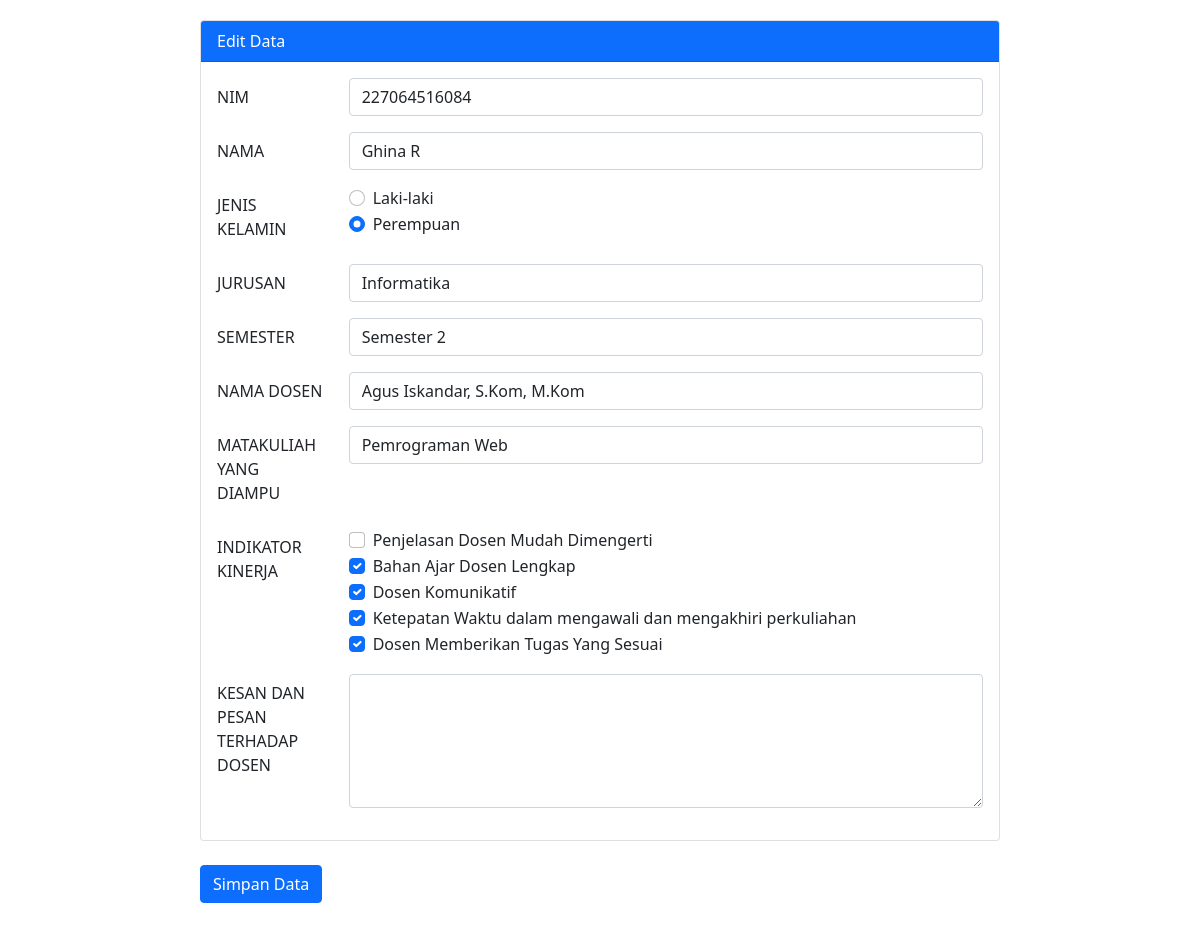
/edit.php?op=edit&id=1, run on the app's committed database.
### tables this page shows
CREATE TABLE `dt_penilaian` (
  `ID` int(25) NOT NULL,
  `NIM` varchar(25) NOT NULL,
  `NAMA` varchar(30) NOT NULL,
  `JENIS_KELAMIN` varchar(20) NOT NULL,
  `JURUSAN` varchar(35) NOT NULL,
  `SEMESTER` varchar(20) NOT NULL,
  `NAMA_DOSEN` varchar(70) NOT NULL,
  `MATAKULIAH_YANG_DIAMPU` varchar(50) NOT NULL,
  `INDIKATOR_KINERJA_UTAMA` varchar(300) NOT NULL,
  `KESAN_DAN_PESAN` varchar(90) NOT NULL
);

### edit.php (the view, shortened to what this page needs)
<?php
$host = "localhost";
$user = "root";
$pass = "";
$db = "penilaian";
$koneksi =mysqli_connect($host,$user,$pass,$db);
$NIM            = "";
$NAMA           = "";
$JURUSAN        = "";
$SEMESTER       = "";
$NAMA_DOSEN     = "";
$MATAKULIAH_YANG_DIAMPU     = "";
if (isset($_GET['op'])) {
    $op= $_GET['op'];
}
else {
    $op="";
}
if ($op=='edit') {
    $id=$_GET['id'];
    $sql1 = "select * from dt_penilaian where id='$id' ";
    $q1 = mysqli_query($koneksi,$sql1);
    $r1= mysqli_fetch_array ($q1);
    $NIM            = $r1['NIM'];
    $NAMA           = $r1['NAMA'];
    $JURUSAN        = $r1['JURUSAN'];
    $SEMESTER       = $r1['SEMESTER'];
    $NAMA_DOSEN     = $r1['NAMA_DOSEN'];
    $MATAKULIAH_YANG_DIAMPU    = $r1['MATAKULIAH_YANG_DIAMPU'];
}
?>
<!DOCTYPE html>
<html lang="en">
<head>
    <link href="https://cdn.jsdelivr.net/npm/bootstrap@5.0.2/dist/css/bootstrap.min.css" rel="stylesheet">
</head>
<body>
    <div class="mx-auto">
        <div class="card">
            <div class="card-header text-white bg-primary">
                Edit Data
            </div>
            <div class="card-body">
                <form action="" method="POST">
                <div class="mb-3 row">
                    <label for="NIM" class="col-sm-2 col-form-label">NIM</label>
                    <div class="col-sm-10">
                        <input type="text"  class="form-control" id="NIM" name="NIM" value="<?php echo $NIM ?>">
                    </div>
                </div>
                <div class="mb-3 row">
                    <label for="NAMA" class="col-sm-2 col-form-label">NAMA</label>
                    <div class="col-sm-10">
                        <input type="text"  class="form-control" id="NAMA" name="NAMA" value="<?php echo $NAMA ?>">
                    </div>
                </div>
                <div class="mb-3 row">
                    <label for="JENIS_KELAMIN" class="col-sm-2 col-form-label">JENIS KELAMIN</label>
                    <div class="col-sm-10">
                        <div class="form-check">
                            <input class="form-check-input" type="radio" name="JENIS_KELAMIN" value="Laki-laki" id="Laki-laki">
                            <label class="form-check-label" for="Laki-laki">
                                Laki-laki
                            </label>
                        </div>
                        <div class="form-check">
                            <input class="form-check-input" type="radio" name="JENIS_KELAMIN" value="Perempuan" id="Perempuan" checked>
                            <label class="form-check-label" for="Perempuan">
                                Perempuan
                            </label>
                        </div>
                    </div>
                </div>
                <div class="mb-3 row">
                    <label for="JURUSAN" class="col-sm-2 col-form-label">JURUSAN</label>
                    <div class="col-sm-10">
                        <input type="text"  class="form-control" id="JURUSAN" name="JURUSAN" value="<?php echo $JURUSAN ?>">
                    </div>
                </div>
                <div class="mb-3 row">
                    <label for="SEMESTER" class="col-sm-2 col-form-label">SEMESTER</label>
                    <div class="col-sm-10">
                        <select class="form-control" name="SEMESTER"  id="SEMESTER">
                            <option value="2" <?php if ($SEMESTER=="2") echo "Selected" ?>>Semester 2</option>
                        </select>
                    </div>
                </div>
                <div class="mb-3 row">
                    <label for="NAMA_DOSEN" class="col-sm-2 col-form-label">NAMA DOSEN</label>
                    <div class="col-sm-10">
                        <select class="form-control" name="NAMA_DOSEN" id="NAMA_DOSEN">
                            <option value="Agus Iskandar, S.Kom, M.Kom" <?php if ($NAMA_DOSEN=="Agus Iskandar, S.Kom, M.Kom") echo "Selected" ?>>Agus Iskandar, S.Kom, M.Kom</option>
                        </select>
                    </div>
                </div>
                <div class="mb-3 row">
                    <label for="MATAKULIAH_YANG_DIAMPU" class="col-sm-2 col-form-label">MATAKULIAH YANG DIAMPU</label>
                    <div class="col-sm-10">
                        <select class="form-control" name="MATAKULIAH_YANG_DIAMPU" id="MATAKULIAH_YANG_DIAMPU">
                            <option value="Pemrograman Web" <?php if ($MATAKULIAH_YANG_DIAMPU=="Pemrograman Web") echo "Selected" ?>>Pemrograman Web</option>
                        </select>
                    </div>
                </div>
                <div class="mb-3 row">
                    <label for="INDIKATOR_KINERJA_UTAMA[]" class="col-sm-2 col-form-label">INDIKATOR KINERJA</label>
                    <div class="col-sm-10">
                        <div class="form-check">
                            <input class="form-check-input" type="checkbox" name="INDIKATOR_KINERJA_UTAMA[]" value="Penjelasan Dosen Mudah Dimengerti" id="Penjelasan Dosen Mudah Dimengerti">
                                <label class="form-check-label" for="Penjelasan Dosen Mudah Dimengerti">
                                    Penjelasan Dosen Mudah Dimengerti
                                </label>
                        </div>
                        <div class="form-check">
                            <input class="form-check-input" type="checkbox" name="INDIKATOR_KINERJA_UTAMA[]" value="Bahan Ajar Dosen Lengkap" id="Bahan Ajar Dosen Lengkap" checked>
                                <label class="form-check-label" for="Bahan Ajar Dosen Lengkap">
                                    Bahan Ajar Dosen Lengkap
                                </label>
                        </div>
                        <div class="form-check">
                            <input class="form-check-input" type="checkbox" name="INDIKATOR_KINERJA_UTAMA[]" value="Dosen Komunikatif" id="Dosen Komunikatif" checked>
                                <label class="form-check-label" for="Dosen Komunikatif">
                                    Dosen Komunikatif
                                </label>
                        </div>
                        <div class="form-check">
                            <input class="form-check-input" type="checkbox" name="INDIKATOR_KINERJA_UTAMA[]" value="Ketepatan Waktu dalam mengawali dan mengakhiri perkuliahan" id="Ketepatan Waktu dalam mengawali dan mengakhiri perkuliahan" checked>
                                <label class="form-check-label" for="Ketepatan Waktu dalam mengawali dan mengakhiri perkuliahan">
                                    Ketepatan Waktu dalam mengawali dan mengakhiri perkuliahan
                                </label>
                        </div>
                        <div class="form-check">
                            <input class="form-check-input" type="checkbox" name="INDIKATOR_KINERJA_UTAMA[]" value="Dosen Memberikan Tugas Yang Sesuai" id="Dosen Memberikan Tugas Yang Sesuai" checked>
                                <label class="form-check-label" for="Dosen Memberikan Tugas Yang Sesuai">
                                    Dosen Memberikan Tugas Yang Sesuai
                                </label>
                        </div>
                    </div>
                </div>
                <div class="mb-3 row">
                    <label for="KESAN_DAN_PESAN" class="col-sm-2 col-form-label">KESAN DAN PESAN TERHADAP DOSEN</label>
                    <div class="col-sm-10">
                            <textarea class="form-control" name="KESAN_DAN_PESAN"  id="KESAN_DAN_PESAN" rows="5"></textarea>
                    </div>
                </div>
            </div>
        </div>
                <br>
                <div class="col-12">
                    <input type="submit" name="SIMPAN" value="Simpan Data" class="btn btn-primary ">
                </div>
                <br>
            </div>
</body>
</html>

### edit.php (style rules this page uses)
.mx-auto { width:800px }
.card { margin-top:20px; }

### data on the page
dt_penilaian: NIM "227064516084", NAMA "Ghina R", JURUSAN "Informatika"
